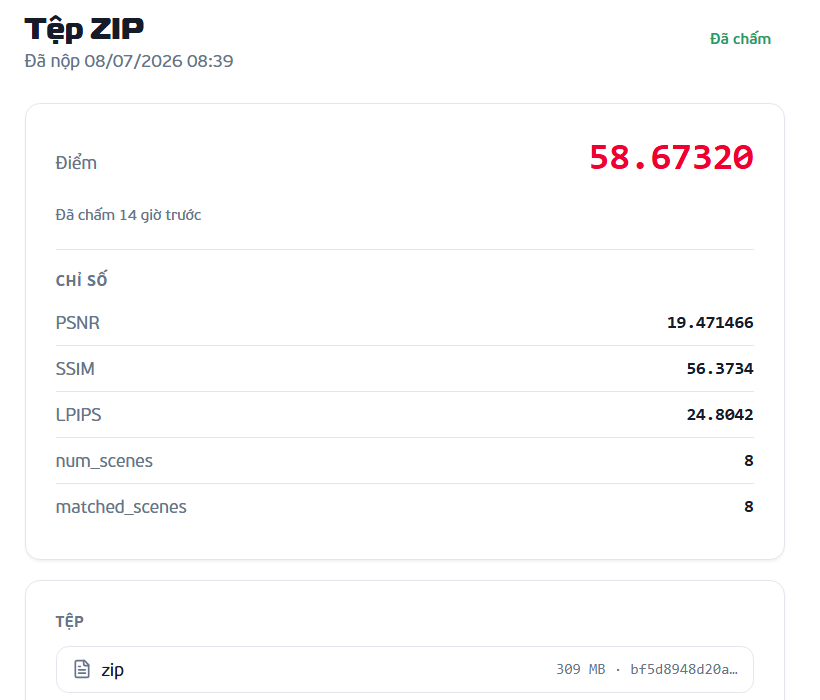
#> input picture Kết quả/Kết quả chấm.png, 820 x 700 px
$ python score_refine_candidates_no_gt.py --renders_dir '../../Kết quả' --out_csv out.png
#> lines starting #> are read from the running program, lines starting #| are printed output that depends on the picture; after the words box and inside, x2 and y2 are one past the last pixel; in counts of white or black regions, pixels touching at a corner belong together
#!/usr/bin/env python3
import argparse
import csv
import json
from pathlib import Path

import numpy as np
from PIL import Image


def load_gray01(path: Path) -> np.ndarray:
    return np.asarray(Image.open(path).convert("L"), dtype=np.float32) / 255.0


def load_mask01(path: Path, shape: tuple[int, int]) -> np.ndarray:
    if not path.exists():
        return np.zeros(shape, dtype=np.float32)
    mask = np.asarray(Image.open(path).convert("L"), dtype=np.float32) / 255.0
    if mask.shape != shape:
        raise SystemExit(f"Mask shape {mask.shape} khong khop image shape {shape}: {path}")
    return mask


def variance_of_laplacian(img: np.ndarray) -> float:
    center = -4.0 * img
    up = np.zeros_like(img)
    down = np.zeros_like(img)
    left = np.zeros_like(img)
    right = np.zeros_like(img)
    up[1:] = img[:-1]
    down[:-1] = img[1:]
    left[:, 1:] = img[:, :-1]
    right[:, :-1] = img[:, 1:]
    lap = center + up + down + left + right
    return float(lap.var())


def gradient_energy(img: np.ndarray) -> float:
    gy = np.diff(img, axis=0, prepend=img[:1])
    gx = np.diff(img, axis=1, prepend=img[:, :1])
    return float((gx * gx + gy * gy).mean())


def high_freq_ratio(img: np.ndarray) -> float:
    blur = (
        img
        + np.roll(img, 1, axis=0)
        + np.roll(img, -1, axis=0)
        + np.roll(img, 1, axis=1)
        + np.roll(img, -1, axis=1)
    ) / 5.0
    resid = np.abs(img - blur)
    return float(resid.mean() / max(img.mean(), 1e-6))


def mask_box(mask: np.ndarray) -> tuple[int, int, int, int] | None:
    ys, xs = np.where(mask > 0.5)
    if len(xs) == 0:
        return None
    return int(xs.min()), int(ys.min()), int(xs.max()) + 1, int(ys.max()) + 1


def safe_crop(arr: np.ndarray, box: tuple[int, int, int, int] | None) -> np.ndarray | None:
    if box is None:
        return None
    x0, y0, x1, y1 = box
    if x1 - x0 < 8 or y1 - y0 < 8:
        return None
    return arr[y0:y1, x0:x1]


def percentile_norm(values: list[float], high_is_good: bool) -> list[float]:
    arr = np.asarray(values, dtype=np.float64)
    if len(arr) == 0:
        return []
    lo = float(np.percentile(arr, 5))
    hi = float(np.percentile(arr, 95))
    if hi <= lo:
        base = np.full_like(arr, 0.5, dtype=np.float64)
    else:
        base = np.clip((arr - lo) / (hi - lo), 0.0, 1.0)
    if high_is_good:
        return base.tolist()
    return (1.0 - base).tolist()


def auto_noise_mask(gray: np.ndarray, tower_mask: np.ndarray, skyline_top_frac: float) -> np.ndarray:
    h, w = gray.shape
    noise_mask = np.zeros((h, w), dtype=np.float32)
    top_h = max(int(round(h * skyline_top_frac)), 1)
    noise_mask[:top_h, :] = 1.0
    if tower_mask.max() > 0:
        noise_mask = np.clip(noise_mask - (tower_mask > 0.5).astype(np.float32), 0.0, 1.0)
    return noise_mask


def summarize_region(gray: np.ndarray, mask: np.ndarray) -> tuple[float, float, float]:
    box = mask_box(mask)
    crop = safe_crop(gray, box)
    if crop is None:
        return 0.0, 0.0, 0.0
    return variance_of_laplacian(crop), gradient_energy(crop), high_freq_ratio(crop)


def main() -> None:
    ap = argparse.ArgumentParser()
    ap.add_argument("--renders_dir", required=True)
    ap.add_argument("--out_csv", required=True)
    ap.add_argument("--threshold_100", type=float, default=76.0)
    ap.add_argument("--tower_mask_dir", default=None)
    ap.add_argument("--noise_mask_dir", default=None)
    ap.add_argument("--skyline_top_frac", type=float, default=0.3)
    ap.add_argument("--summary_json", default=None)
    args = ap.parse_args()

    renders_dir = Path(args.renders_dir)
    out_csv = Path(args.out_csv)
    tower_mask_dir = Path(args.tower_mask_dir) if args.tower_mask_dir else None
    noise_mask_dir = Path(args.noise_mask_dir) if args.noise_mask_dir else None

    render_paths = sorted(p for p in renders_dir.glob("*.png") if p.is_file())
    if not render_paths:
        raise SystemExit(f"Khong thay render png nao trong {renders_dir}")

    raw_rows = []
    for render_path in render_paths:
        stem = render_path.stem
        gray = load_gray01(render_path)
        shape = gray.shape
#> shape = (700, 820)

        tower_mask = load_mask01(tower_mask_dir / f"{stem}.png", shape) if tower_mask_dir else np.zeros(shape, dtype=np.float32)
        if noise_mask_dir:
            noise_mask = load_mask01(noise_mask_dir / f"{stem}.png", shape)
        else:
            noise_mask = auto_noise_mask(gray, tower_mask, args.skyline_top_frac)
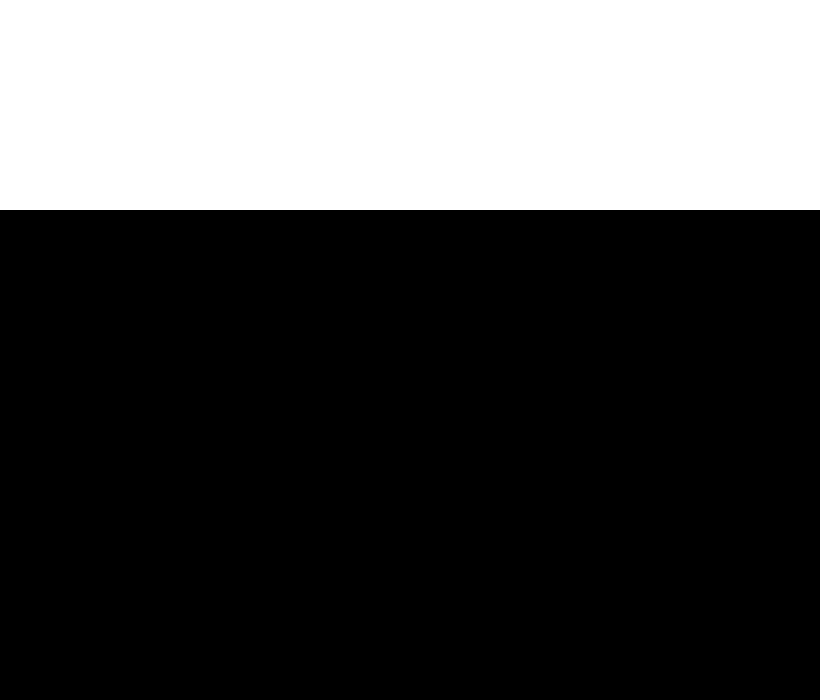
#> noise_mask: shape (700, 820) float32; values 0 (black) and 1 (white), 30% white; 1 white region, box (x1, y1, x2, y2) and area: (0, 0, 820, 210) 172200

        global_lap = variance_of_laplacian(gray)
#> in variance_of_laplacian, `lap = center + up + down + left + right`:
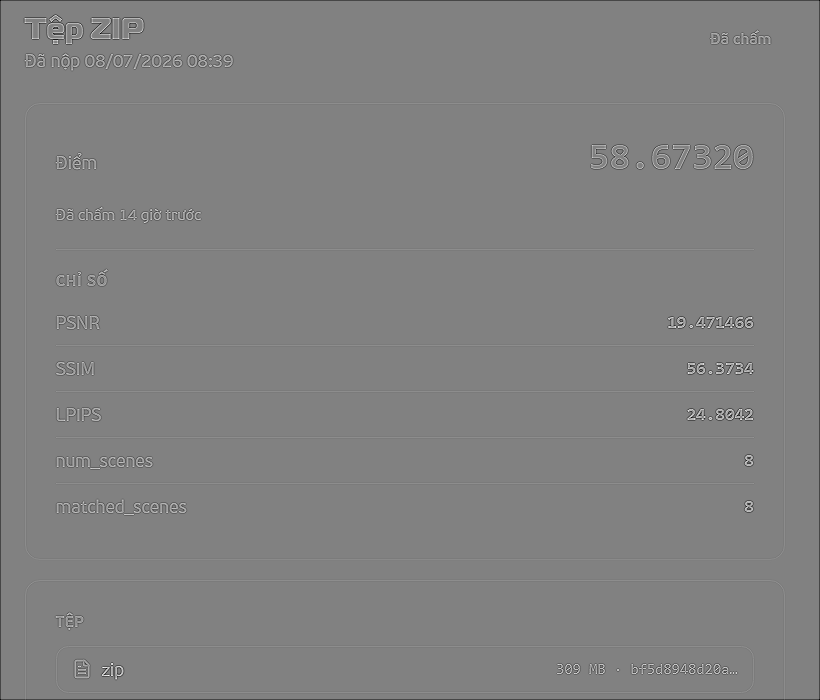
#> lap: shape (700, 820) float32; min -2.2, max 2.12, mean -0.0053; drawn with min black and max white
#> global_lap = 0.0173
        global_grad = gradient_energy(gray)
#> global_grad = 0.00489
        global_hf = high_freq_ratio(gray)
#> in high_freq_ratio, `resid = np.abs(img - blur)`:
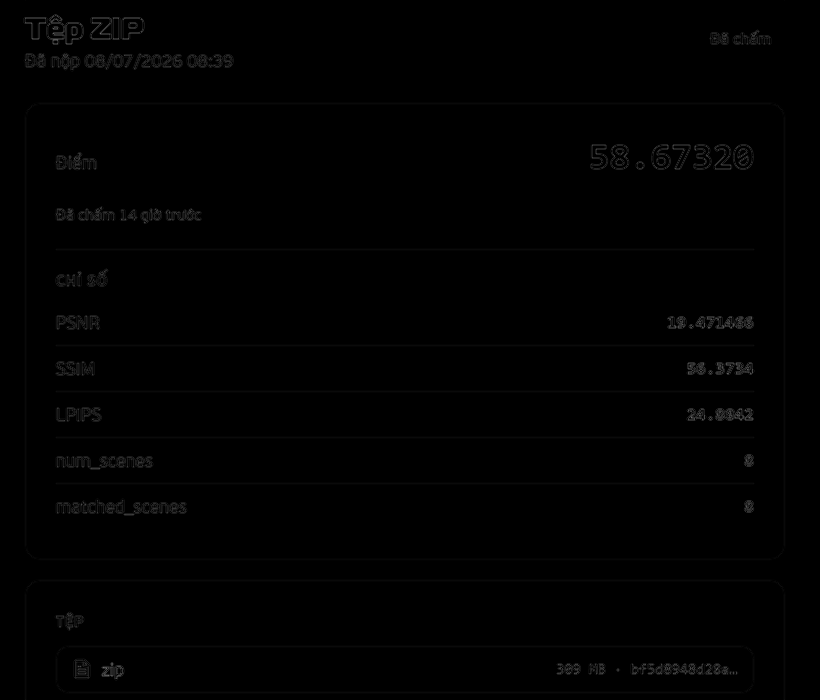
#> resid: shape (700, 820) float32; min 0, max 0.439, mean 0.00427
#> global_hf = 0.00432

        tower_lap, tower_grad, tower_hf = summarize_region(gray, tower_mask)
#> in mask_box, `ys, xs = np.where(mask > 0.5)`: ys = empty array
#> in summarize_region, `box = mask_box(mask)`: mask: shape (700, 820) float32; every value is 0
#> tower_lap = 0; tower_grad = 0; tower_hf = 0
        noise_lap, noise_grad, noise_hf = summarize_region(gray, noise_mask)
#> in variance_of_laplacian (call 2), `right[:, :-1] = img[:, 1:]`:
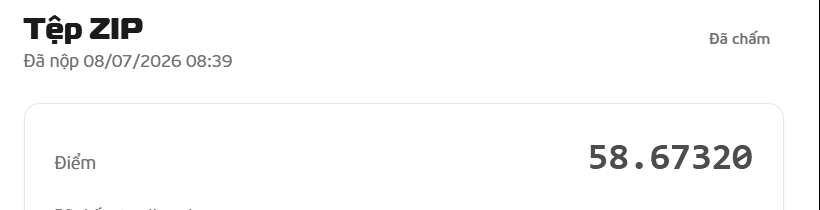
#> right: shape (210, 820) float32; min 0, max 1, mean 0.979
#> in variance_of_laplacian (call 2), `lap = center + up + down + left + right`:
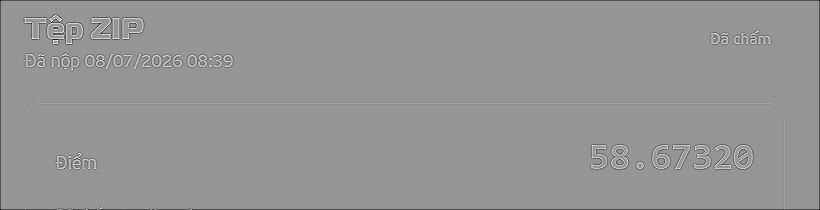
#> lap: shape (210, 820) float32; min -2.2, max 1.55, mean -0.0119; drawn with min black and max white
#> in gradient_energy (call 2), `gx = np.diff(img, axis=1, prepend=img[:, :1])`:
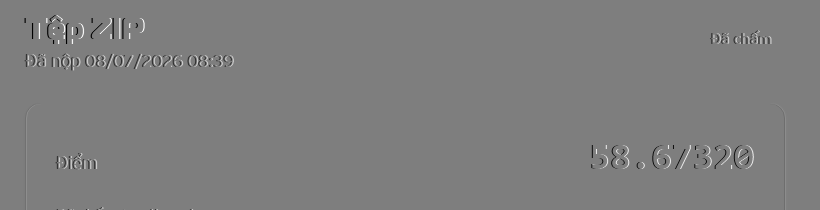
#> gx: shape (210, 820) float32; min -0.773, max 0.784, mean 9.95e-13; drawn with min black and max white
#> in high_freq_ratio (call 2), `resid = np.abs(img - blur)`:
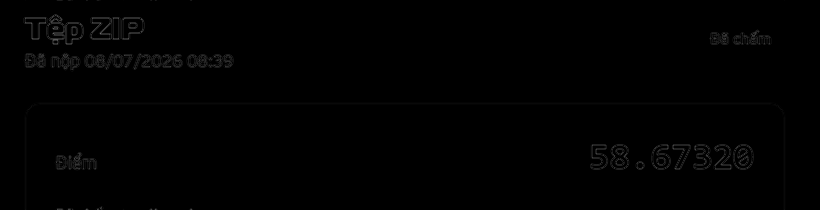
#> resid: shape (210, 820) float32; min 0, max 0.439, mean 0.00451
#> noise_lap = 0.0258; noise_grad = 0.00619; noise_hf = 0.0046

        tower_cov = float((tower_mask > 0.5).mean())
#> tower_cov = 0
        noise_cov = float((noise_mask > 0.5).mean())
#> noise_cov = 0.3

        raw_rows.append(
            {
                "image": stem,
                "global_lap": global_lap,
                "global_grad": global_grad,
                "global_hf": global_hf,
                "tower_lap": tower_lap,
                "tower_grad": tower_grad,
                "tower_hf": tower_hf,
                "tower_cov": tower_cov,
                "noise_lap": noise_lap,
                "noise_grad": noise_grad,
                "noise_hf": noise_hf,
                "noise_cov": noise_cov,
            }
        )

    norms = {
        "global_lap": percentile_norm([r["global_lap"] for r in raw_rows], high_is_good=True),
        "global_grad": percentile_norm([r["global_grad"] for r in raw_rows], high_is_good=True),
        "global_hf": percentile_norm([r["global_hf"] for r in raw_rows], high_is_good=False),
        "tower_lap": percentile_norm([r["tower_lap"] for r in raw_rows], high_is_good=True),
        "tower_grad": percentile_norm([r["tower_grad"] for r in raw_rows], high_is_good=True),
        "tower_hf": percentile_norm([r["tower_hf"] for r in raw_rows], high_is_good=False),
        "noise_lap": percentile_norm([r["noise_lap"] for r in raw_rows], high_is_good=True),
        "noise_grad": percentile_norm([r["noise_grad"] for r in raw_rows], high_is_good=True),
        "noise_hf": percentile_norm([r["noise_hf"] for r in raw_rows], high_is_good=False),
    }

    rows = []
    for idx, raw in enumerate(raw_rows):
        global_score = 100.0 * (
            0.55 * norms["global_lap"][idx]
            + 0.30 * norms["global_grad"][idx]
            + 0.15 * norms["global_hf"][idx]
        )

        if raw["tower_cov"] > 0.0:
            tower_score = 100.0 * (
                0.45 * norms["tower_lap"][idx]
                + 0.35 * norms["tower_grad"][idx]
                + 0.20 * norms["tower_hf"][idx]
            )
        else:
            tower_score = global_score

        if raw["noise_cov"] > 0.0:
            noise_score = 100.0 * (
                0.40 * norms["noise_lap"][idx]
                + 0.20 * norms["noise_grad"][idx]
                + 0.40 * norms["noise_hf"][idx]
            )
        else:
            noise_score = global_score

        proxy_score = (
            0.45 * global_score
            + 0.30 * tower_score
            + 0.25 * noise_score
        )

        refine_flag = int(proxy_score < args.threshold_100)
        priority = max(0.0, args.threshold_100 - proxy_score)
        rows.append(
            {
                **raw,
                "global_score_100": global_score,
                "tower_score_100": tower_score,
                "noise_score_100": noise_score,
                "proxy_score_100": proxy_score,
                "refine_flag": refine_flag,
                "refine_priority": priority,
            }
        )
#> this loop made 1 pass
#> (global_score, tower_score, noise_score, proxy_score, refine_flag, priority) on pass 1: (50, 50, 50, 50, 1, 26)
#> after the loop, rows = 1 item

    rows.sort(key=lambda r: (r["proxy_score_100"], r["image"]))
    out_csv.parent.mkdir(parents=True, exist_ok=True)
    with open(out_csv, "w", newline="", encoding="utf-8") as f:
        writer = csv.DictWriter(
            f,
            fieldnames=[
                "image",
                "proxy_score_100",
                "global_score_100",
                "tower_score_100",
                "noise_score_100",
                "refine_flag",
                "refine_priority",
                "tower_cov",
                "noise_cov",
                "global_lap",
                "global_grad",
                "global_hf",
                "tower_lap",
                "tower_grad",
                "tower_hf",
                "noise_lap",
                "noise_grad",
                "noise_hf",
            ],
        )
        writer.writeheader()
        writer.writerows(rows)

    flagged = [r for r in rows if r["refine_flag"] == 1]
#> flagged = 1 item
    summary = {
        "renders_dir": str(renders_dir),
        "out_csv": str(out_csv),
        "threshold_100": args.threshold_100,
        "images": len(rows),
        "flagged_images": len(flagged),
        "min_proxy_score_100": min(r["proxy_score_100"] for r in rows),
        "mean_proxy_score_100": float(np.mean([r["proxy_score_100"] for r in rows])),
    }
#> summary = {'renders_dir': '../../Kết quả', 'out_csv': 'out.png', 'threshold_100': 76, 'images': 1, 'flagged_images': 1, 'min_proxy_score_100': 50, 'mean_proxy_score_100': 50}

    if args.summary_json:
        summary_path = Path(args.summary_json)
        summary_path.parent.mkdir(parents=True, exist_ok=True)
        summary_path.write_text(json.dumps(summary, ensure_ascii=False, indent=2), encoding="utf-8")

    print("=== NO-GT REFINE SCORING ===")
    print("renders_dir         :", renders_dir)
    print("out_csv             :", out_csv)
    print("threshold_100       :", args.threshold_100)
    print("images              :", len(rows))
#| images              : 1
    print("flagged_images      :", len(flagged))
#| flagged_images      : 1
    print("proxy_score_mean    :", f"{summary['mean_proxy_score_100']:.2f}")
#| proxy_score_mean    : 50.00
    print("proxy_score_min     :", f"{summary['min_proxy_score_100']:.2f}")
#| proxy_score_min     : 50.00
    print("\n=== TOP 10 ANH CAN REFINE ===")
    for idx, row in enumerate(rows[:10], start=1):
        print(
            f"{idx:>2}. {row['image']} | proxy={row['proxy_score_100']:.2f} | "
            f"global={row['global_score_100']:.2f} | tower={row['tower_score_100']:.2f} | "
            f"noise={row['noise_score_100']:.2f} | refine={row['refine_flag']}"
        )
#> this loop made 1 pass
#> idx on pass 1: 1
#|  1. Kết quả chấm | proxy=50.00 | global=50.00 | tower=50.00 | noise=50.00 | refine=1


if __name__ == "__main__":
    main()
